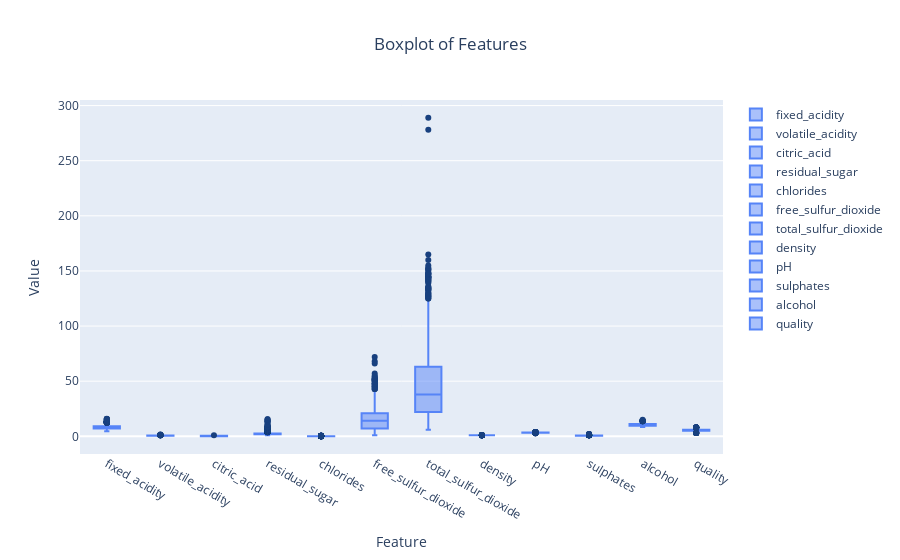

Notebook cell for this chart:
### Markdown cell above
# Exploratory Data Analysis

### Code cell
plot_box_chart(wine_df, "Feature", "Value", "Boxplot of Features")

### Figure 1 — Plotly figure (JSON) as saved in the notebook; plotly's stock layout.template omitted (floating-point values rounded to 4 significant figures; data arrays with more than 128 entries replaced by an {"elided": "..."} marker saying what was removed)
{"data": [{"boxpoints": "outliers", "line": {"color": "#5684F7"}, "marker": {"color": "#18407F"}, "name": "fixed_acidity", "whiskerwidth": 0.2, "y": {"elided": "1359 float values"}, "type": "box"}, {"boxpoints": "outliers", "line": {"color": "#5684F7"}, "marker": {"color": "#18407F"}, "name": "volatile_acidity", "whiskerwidth": 0.2, "y": {"elided": "1359 float values"}, "type": "box"}, {"boxpoints": "outliers", "line": {"color": "#5684F7"}, "marker": {"color": "#18407F"}, "name": "citric_acid", "whiskerwidth": 0.2, "y": {"elided": "1359 float values"}, "type": "box"}, {"boxpoints": "outliers", "line": {"color": "#5684F7"}, "marker": {"color": "#18407F"}, "name": "residual_sugar", "whiskerwidth": 0.2, "y": {"elided": "1359 float values"}, "type": "box"}, {"boxpoints": "outliers", "line": {"color": "#5684F7"}, "marker": {"color": "#18407F"}, "name": "chlorides", "whiskerwidth": 0.2, "y": {"elided": "1359 float values"}, "type": "box"}, {"boxpoints": "outliers", "line": {"color": "#5684F7"}, "marker": {"color": "#18407F"}, "name": "free_sulfur_dioxide", "whiskerwidth": 0.2, "y": {"elided": "1359 float values"}, "type": "box"}, {"boxpoints": "outliers", "line": {"color": "#5684F7"}, "marker": {"color": "#18407F"}, "name": "total_sulfur_dioxide", "whiskerwidth": 0.2, "y": {"elided": "1359 float values"}, "type": "box"}, {"boxpoints": "outliers", "line": {"color": "#5684F7"}, "marker": {"color": "#18407F"}, "name": "density", "whiskerwidth": 0.2, "y": {"elided": "1359 float values"}, "type": "box"}, {"boxpoints": "outliers", "line": {"color": "#5684F7"}, "marker": {"color": "#18407F"}, "name": "pH", "whiskerwidth": 0.2, "y": {"elided": "1359 float values"}, "type": "box"}, {"boxpoints": "outliers", "line": {"color": "#5684F7"}, "marker": {"color": "#18407F"}, "name": "sulphates", "whiskerwidth": 0.2, "y": {"elided": "1359 float values"}, "type": "box"}, {"boxpoints": "outliers", "line": {"color": "#5684F7"}, "marker": {"color": "#18407F"}, "name": "alcohol", "whiskerwidth": 0.2, "y": {"elided": "1359 float values"}, "type": "box"}, {"boxpoints": "outliers", "line": {"color": "#5684F7"}, "marker": {"color": "#18407F"}, "name": "quality", "whiskerwidth": 0.2, "y": {"elided": "1359 int values"}, "type": "box"}], "layout": {"xaxis": {"title": {"text": "Feature"}}, "yaxis": {"title": {"text": "Value"}}, "title": {"text": "Boxplot of Features", "x": 0.5}}}
